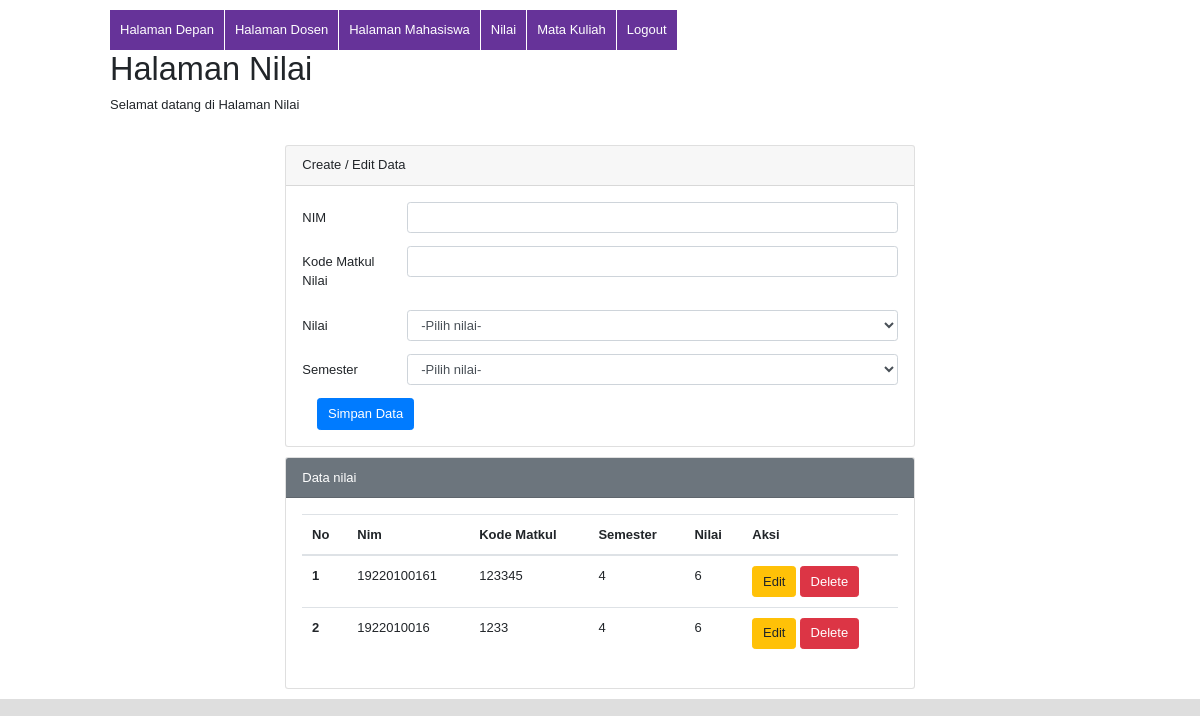
/admin_nilai.php (signed in), run on the app's committed database.
### tables this page shows
CREATE TABLE `nilai` (
  `id` int(11) NOT NULL,
  `nim_nilai` varchar(25) NOT NULL,
  `kode_matkul_nilai` varchar(25) NOT NULL,
  `semester` varchar(1) NOT NULL,
  `nilai` int(2) NOT NULL
);

### koneksi.php (called while the page is built, shortened)
<?php
$nim_nilai          = '';
$kode_matkul_nilai  = '';
?>

### admin_nilai.php (the view, shortened to what this page needs)
<?php
include("enc_header.php");
?>
<h1>Halaman Nilai</h1>
Selamat datang di Halaman Nilai
<?php
include("enc_footer.php");
?>
<!DOCTYPE html>
<html lang="en">
<head>
    <link rel="stylesheet" href="https://stackpath.bootstrapcdn.com/bootstrap/4.4.1/css/bootstrap.min.css">
</head>
<body>
    <div class="max-auto">
        <div class="card">
            <div class="card-header">
                Create / Edit Data
            </div>
            <div class="card-body">
                <form action="" method="POST">
                    <div class="form-group row">
                        <label for="nim_nilai" class="col-sm-2 col-form-label">NIM</label>
                        <div class="col-sm-10">
                            <input type="text" class="form-control" id="nim_nilai" name="nim_nilai" value="<?php echo $nim_nilai ?>">
                        </div>
                    </div>
                    <div class="form-group row">
                        <label for="kode_matkul_nilai" class="col-sm-2 col-form-label">Kode Matkul Nilai</label>
                        <div class="col-sm-10">
                            <input type="text" class="form-control" id="kode_matkul_nilai" name="kode_matkul_nilai" value="<?php echo $kode_matkul_nilai ?>">
                        </div>
                    </div>
                    <div class="form-group row">
                        <label for="nilai" class="col-sm-2 col-form-label">Nilai</label>
                        <div class="col-sm-10">
                            <select class="form-control" name='nilai' id="nilai">
                                <option value="">-Pilih nilai-</option>
                            </select>
                        </div>
                    </div>
                    <div class="form-group row">
                        <label for="nilai" class="col-sm-2 col-form-label">Semester</label>
                        <div class="col-sm-10">
                            <select class="form-control" name='semester' id="semester">
                                <option value="">-Pilih nilai-</option>
                            </select>
                        </div>
                    </div>
                    <div class="col-12">
                        <input type="submit" name="simpan" value="Simpan Data" class="btn btn-primary">
                    </div>
                </form>
            </div>
        </div>
        <div class="card">
            <div class="card-header text-white bg-secondary">
                Data nilai
            </div>
            <div class="card-body">
                <table class="table">
                    <thead>
                        <tr>
                            <th scope="col"> No</th>
                            <th scope="col"> Nim </th>
                            <th scope="col"> Kode Matkul</th>
                            <th scope="col"> Semester</th>
                            <th scope="col"> Nilai</th>
                            <th scope="col"> Aksi</th>
                        </tr>
                    </thead>
                    <tbody>
                        <?php
                        $sql_nilai2   = "select * from nilai order by id desc";
                        $q_nilai2     = mysqli_query($koneksi, $sql_nilai2);
                        $urut   = 1;
                        while ($r_nilai2 = mysqli_fetch_array($q_nilai2)) {
                            $id         = $r_nilai2['id'];
                            $nim_nilai        = $r_nilai2['nim_nilai'];
                            $kode_matkul_nilai       = $r_nilai2['kode_matkul_nilai'];
                            $semester     = $r_nilai2['semester'];
                            $nilai   = $r_nilai2['nilai'];
                        ?>
                            <tr>
                                <th scope="row"><?php echo $urut++ ?></th>
                                <td scope="row"><?php echo $nim_nilai ?></td>
                                <td scope="row"><?php echo $kode_matkul_nilai ?></td>
                                <td scope="row"><?php echo $semester ?></td>
                                <td scope="row"><?php echo $nilai ?></td>
                                <td scope="row">
                                    <a href="admin_nilai.php?op=edit&id=<?php echo $id ?>"><button type="button" class="btn btn-warning">Edit</button></a>
                                    <a href="admin_nilai.php?op=delete&id=<?php echo $id ?>" onclick="return confirm('Yakin mau delete data?')"><button type="button" class="btn btn-danger">Delete</button></a>
                                </td>
                            </tr>
                        <?php
                        }
                        ?>
                    </tbody>
                </table>
            </div>
        </div>
    </div>
</body>
</html>

### style.css (style rules this page uses)
* { font-family:Arial, Helvetica, sans-serif; font-size: 13px; }
html { background-color: #dedede; }
h1 { font-size: 30px; }

### admin_nilai.php (style rules this page uses)
.max-auto { width: 650px; margin: auto; padding: 10px; border-radius: 5px; }
.card { margin-top: 10px; }

### data on the page
nilai: nim_nilai "19220100161", kode_matkul_nilai "123345", semester "4", nilai "6"
nilai: nim_nilai "1922010016", kode_matkul_nilai "1233", semester "4", nilai "6"
